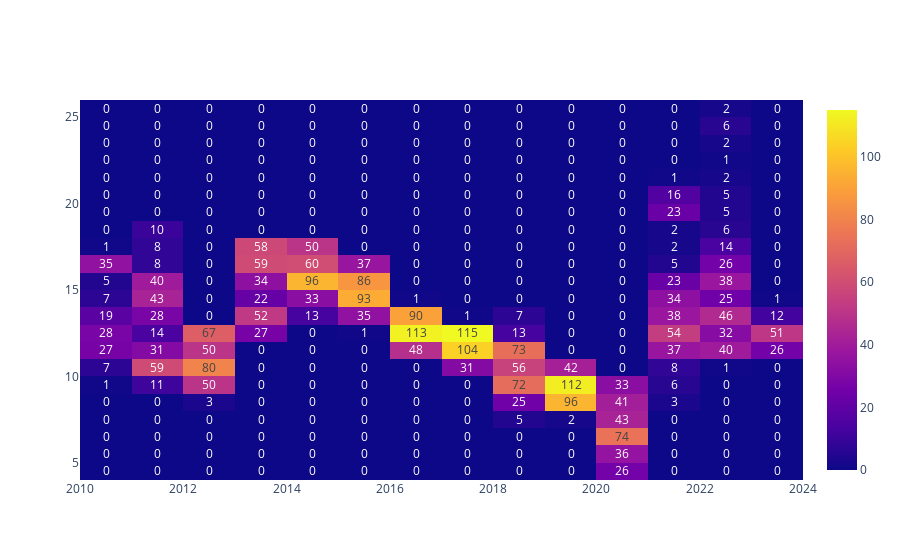

The notebook cell saved with this chart:
### Code cell
Go_Heatmap = go.Figure(go.Histogram2d(x =Ford_data.index, y=Ford_data["Close"],texttemplate= "%{z}"))
Go_Heatmap.show()

### Figure 1 — Plotly figure (JSON) as saved in the notebook; plotly's stock layout.template omitted (floating-point values rounded to 4 significant figures; data arrays with more than 128 entries replaced by an {"elided": "..."} marker saying what was removed)
{"data": [{"texttemplate": "%{z}", "type": "histogram2d", "x": {"elided": "3240 str values"}, "y": {"elided": "3240 float values"}}], "layout": {}}
